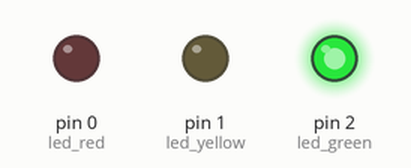
The sketch below on a simulated Arduino Uno, built with avr-gcc and run on an emulated ATmega328P. On the bench: output pins drawn as LEDs (lit = HIGH).

Above: at 0.5 s.
At 1.5 s:
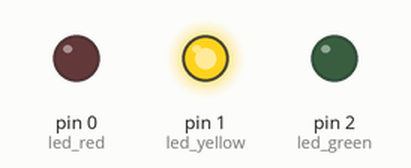
At 5.5 s:
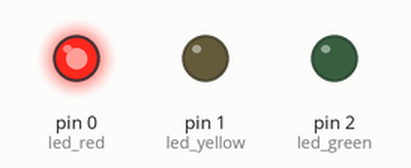
Timing chart, 0 to 6.9 s (numbered marks = the images above):
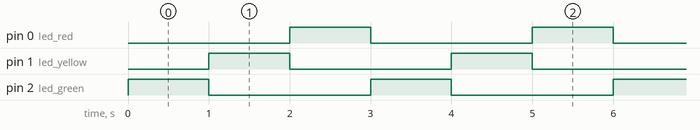

The sketch:

traffic_lights.ino
```cpp
int led_red = 0; // the red LED is connected to Pin 0 of the Arduino
int led_yellow = 1; // the yellow LED is connected to Pin 1 of the Arduino
int led_green = 2; // the green LED is connected to Pin 2 of the Arduino

void setup() {
  // set up all the LEDs as OUTPUT
  pinMode(led_red, OUTPUT);
  pinMode(led_yellow, OUTPUT);
  pinMode(led_green, OUTPUT);
}

void loop() {
  // turn the green LED on and the other LEDs off
  digitalWrite(led_red, LOW);
  digitalWrite(led_yellow, LOW);
  digitalWrite(led_green, HIGH);
  delay(1000);    // wait 2 seconds

  // turn the yellow LED on and the other LEDs off
  digitalWrite(led_red, LOW);
  digitalWrite(led_yellow, HIGH);
  digitalWrite(led_green, LOW);
  delay(1000);   // wait 1 second

  // turn the red LED on and the other LEDs off
  digitalWrite(led_red, HIGH);
  digitalWrite(led_yellow, LOW);
  digitalWrite(led_green, LOW);
  delay(1000);  // wait 3 seconds
}
```

Measured:
- by itself, pin 0 (led_red), pin 1 (led_yellow), pin 2 (led_green): alternates HIGH for 1.0 s and LOW for 2.0 s
- by itself, everything shown: repeats every 3.0 s, in 3 steps
